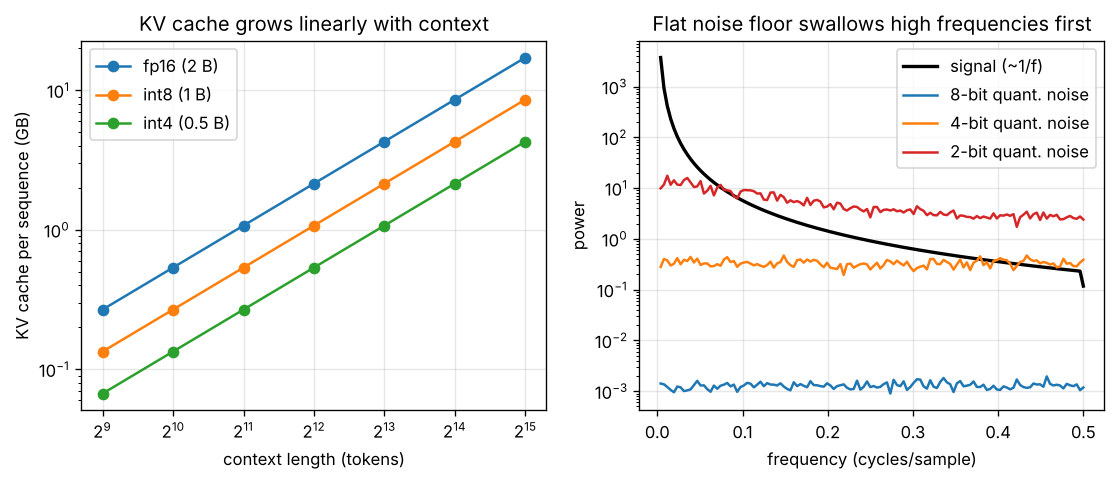

The Python source for this figure:
"""
Day 146 - Consolidation: the efficiency thread (mixed precision, KV cache, quantization, batching).
Left : KV-cache memory vs context length for fp16 / int8 / int4 (toy 32-layer, 32-head, d_head=128 model).
Right: uniform b-bit quantization noise is ~white, real signals are ~1/f, so per-frequency SNR dies
       at high frequency first -- fewer bits push the usable-band edge down.
Synthetic, deterministic, nothing downloaded.
"""
import numpy as np
import matplotlib.pyplot as plt

np.random.seed(42)

# ---- left: KV cache bytes = 2 (K and V) * layers * heads * d_head * seq * bytes_per_elem
L, H, D = 32, 32, 128
seq = np.array([512, 1024, 2048, 4096, 8192, 16384, 32768])
def kv_gb(bytes_per): return 2 * L * H * D * seq * bytes_per / 1e9
curves = {"fp16 (2 B)": 2.0, "int8 (1 B)": 1.0, "int4 (0.5 B)": 0.5}

# ---- right: quantization noise vs 1/f signal
N = 256
f = np.fft.rfftfreq(N)
amp = 1.0 / np.maximum(np.arange(N // 2 + 1), 1)
sig_P, qn = np.zeros(N // 2 + 1), {}
B = 40
for _ in range(B):
    X = amp * np.exp(2j * np.pi * np.random.rand(N // 2 + 1)); X[0] = 0; X[-1] = X[-1].real
    x = np.fft.irfft(X, n=N); x = x / np.abs(x).max()          # scale into [-1, 1]
    sig_P += np.abs(np.fft.rfft(x)) ** 2 / B
    for bits in (8, 4, 2):
        step = 2.0 / (2 ** bits)                                # uniform quantizer on [-1, 1]
        e = np.round(x / step) * step - x
        qn.setdefault(bits, np.zeros_like(sig_P))
        qn[bits] += np.abs(np.fft.rfft(e)) ** 2 / B

fig, ax = plt.subplots(1, 2, figsize=(11, 4))
for name, b in curves.items():
    ax[0].plot(seq, kv_gb(b), marker="o", label=name)
ax[0].set_xscale("log", base=2); ax[0].set_yscale("log")
ax[0].set_xlabel("context length (tokens)"); ax[0].set_ylabel("KV cache per sequence (GB)")
ax[0].set_title("KV cache grows linearly with context"); ax[0].legend(); ax[0].grid(alpha=0.3)

ax[1].semilogy(f[1:], sig_P[1:], "k", lw=2, label="signal (~1/f)")
for bits, c in zip((8, 4, 2), ("tab:blue", "tab:orange", "tab:red")):
    ax[1].semilogy(f[1:], qn[bits][1:], color=c, label=f"{bits}-bit quant. noise")
ax[1].set_xlabel("frequency (cycles/sample)"); ax[1].set_ylabel("power")
ax[1].set_title("Flat noise floor swallows high frequencies first"); ax[1].legend(); ax[1].grid(alpha=0.3)

print("KV GB at 32768 tokens:", {k: round(float(kv_gb(v)[-1]), 1) for k, v in curves.items()})
for bits in (8, 4, 2):
    snr = sig_P[1:] / qn[bits][1:]
    ok = f[1:][snr >= 1]
    print(f"{bits}-bit: highest freq with SNR>=1 = {ok.max() if ok.size else 0:.3f}; "
          f"SNR@f=0.4 = {10*np.log10(np.interp(0.4, f[1:], snr)):.1f} dB")
plt.savefig("graph_DAY_146.png", dpi=120, bbox_inches="tight")
